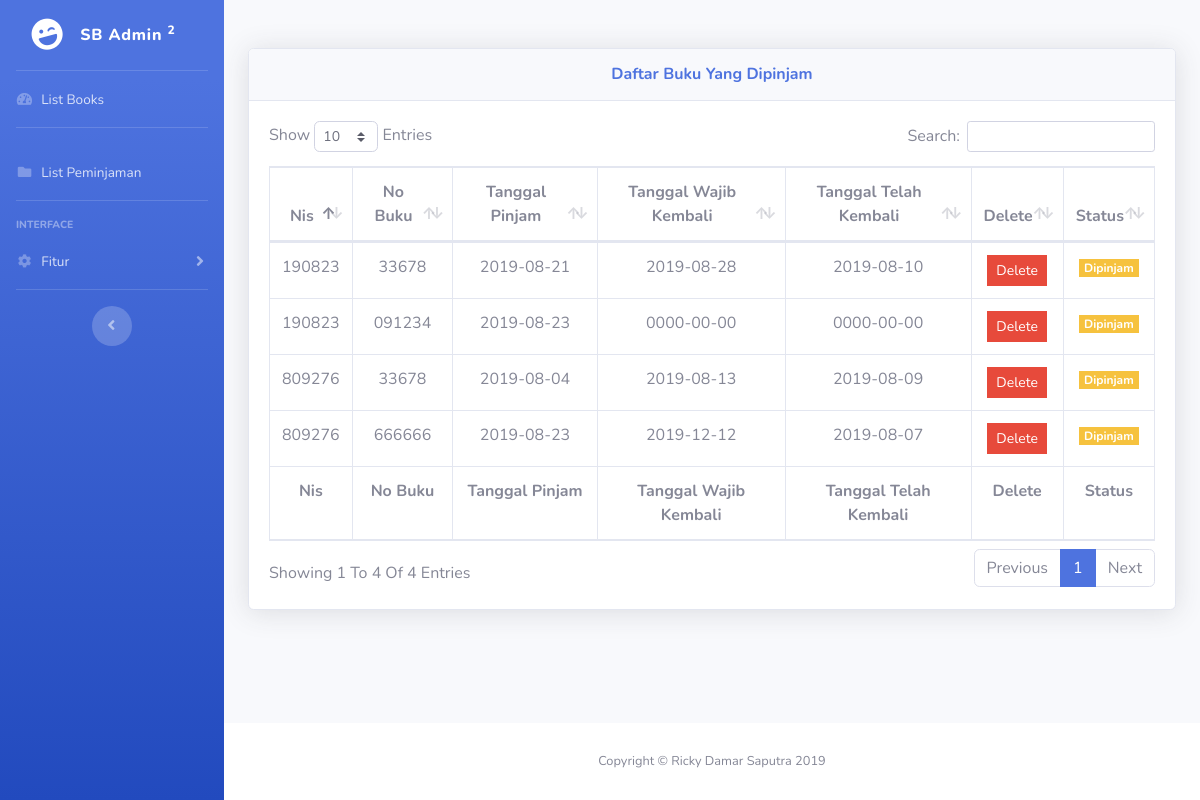
/list_pinjam.php (signed in), run on the app's committed database.
### tables this page shows
CREATE TABLE `tb_peminjam` (
  `no_pinjam` int(11) NOT NULL,
  `nis` varchar(6) NOT NULL,
  `no_buku` varchar(6) NOT NULL,
  `tgl_pinjam` date NOT NULL,
  `tgl_wajib_kembali` date NOT NULL,
  `tgl_telah_kembali` date NOT NULL
);

### functions.php (called while the page is built, shortened)
<?php
$conn = mysqli_connect('localhost', 'root', '', 'db_perpustakaan');
function index($query)
{
    global $conn;
    $result = mysqli_query($conn, $query);
    $rows = [];
    while ($row = mysqli_fetch_assoc($result)) {
        $rows[] = $row;
    }
    return $rows;
}

### list_pinjam.php (the view, shortened to what this page needs)
<?php
require 'functions.php';
$peminjams = index("SELECT * FROM tb_peminjam");
?>
<!DOCTYPE html>
<html lang="en">
<head>
  <link href="vendor/fontawesome-free/css/all.min.css" rel="stylesheet" type="text/css">
  <link href="css/sb-admin-2.min.css" rel="stylesheet">
  <link href="vendor/datatables/dataTables.bootstrap4.min.css" rel="stylesheet">
  <link href="css/style.css" rel="stylesheet">
</head>
<body id="page-top">
  <div id="wrapper">
    <ul class="navbar-nav bg-gradient-primary sidebar sidebar-dark accordion" id="accordionSidebar">
      <a class="sidebar-brand d-flex align-items-center justify-content-center" href="index.php">
        <div class="sidebar-brand-icon rotate-n-15">
          <i class="fas fa-laugh-wink"></i>
        </div>
        <div class="sidebar-brand-text mx-3">SB Admin <sup>2</sup></div>
      </a>
      <hr class="sidebar-divider my-0">
      <li class="nav-item">
        <a class="nav-link" href="index.php">
          <i class="fas fa-fw fa-tachometer-alt"></i>
          <span>List Books</span></a>
      </li>
      <hr class="sidebar-divider">
      <li class="nav-item">
        <a class="nav-link" href="list_pinjam.php">
          <i class="fas fa-fw fa-folder"></i>
          <span>list peminjaman</span>
        </a>
      </li>
      <hr class="sidebar-divider">
      <div class="sidebar-heading">
        Interface
      </div>
      <li class="nav-item">
        <a class="nav-link collapsed" href="#" data-toggle="collapse" data-target="#collapseTwo" aria-expanded="true" aria-controls="collapseTwo">
          <i class="fas fa-fw fa-cog"></i>
          <span>Fitur</span>
        </a>
      </li>
      <hr class="sidebar-divider d-none d-md-block">
      <div class="text-center d-none d-md-inline">
        <button class="rounded-circle border-0" id="sidebarToggle"></button>
      </div>
    </ul>
    <div id="content-wrapper" class="d-flex flex-column">
      <div id="content" class="mt-5">
        <div class="container-fluid">
          <div class="card shadow mb-4">
            <div class="card-header py-3">
              <h6 class="m-0 font-weight-bold text-primary text-center">Daftar Buku Yang Dipinjam</h6>
            </div>
            <div class="card-body">
              <div class="table-responsive">
                <table class="table table-bordered text-center" id="dataTable" width="100%" cellspacing="0">
                  <thead>
                    <tr>
                      <th>nis</th>
                      <th>no buku</th>
                      <th>tanggal pinjam</th>
                      <th>tanggal wajib kembali</th>
                      <th>tanggal telah kembali</th>
                      <th>delete</th>
                      <th>status</th>
                    </tr>
                  </thead>
                  <tfoot>
                    <tr>
                      <th>nis</th>
                      <th>no buku</th>
                      <th>tanggal pinjam</th>
                      <th>tanggal wajib kembali</th>
                      <th>tanggal telah kembali</th>
                      <th>delete</th>
                      <th>status</th>
                    </tr>
                  </tfoot>
                  <tbody>
                    <?php foreach ($peminjams as $peminjam) : ?>
                    <tr>
                      <td><?= $peminjam["nis"]; ?></td>
                      <td><?= $peminjam["no_buku"]; ?></td>
                      <td><?= $peminjam["tgl_pinjam"]; ?></td>
                      <td><?= $peminjam["tgl_wajib_kembali"]; ?></td>
                      <td><?= $peminjam["tgl_telah_kembali"]; ?></td>
                      <th>
                        <a href="delete_pinjam.php?no_pinjam=<?= $peminjam["no_pinjam"]; ?>" class="btn btn-danger btn-sm">delete</a>
                      </th>
                      <?php if ($peminjam["tgl_pinjam"] === $peminjam["tgl_wajib_kembali"]) : ?>
                      <th><span class="badge badge-success">dikembalikan</span></th>
                      <?php else : ?>
                      <th><span class="badge badge-warning">dipinjam</span></th>
                      <?php endif; ?>
                    </tr>
                    <?php endforeach; ?>
                  </tbody>
                </table>
              </div>
            </div>
          </div>
        </div>
      </div>
      <footer class="sticky-footer bg-white">
        <div class="container my-auto">
          <div class="copyright text-center my-auto">
            <span>Copyright &copy; Ricky Damar Saputra 2019</span>
          </div>
        </div>
      </footer>
    </div>
  </div>
</body>
</html>

### css/style.css (style rules this page uses)
* { text-transform: capitalize; }
.btn, .badge { border-radius: 0; }

### data on the page
tb_peminjam: nis "809276", no_buku "33678", tgl_pinjam "2019-08-04", tgl_wajib_kembali "2019-08-13", tgl_telah_kembali "2019-08-09", shows "Dipinjam"
tb_peminjam: nis "190823", no_buku "33678", tgl_pinjam "2019-08-21", tgl_wajib_kembali "2019-08-28", tgl_telah_kembali "2019-08-10", shows "Dipinjam"
tb_peminjam: nis "809276", no_buku "666666", tgl_pinjam "2019-08-23", tgl_wajib_kembali "2019-12-12", tgl_telah_kembali "2019-08-07", shows "Dipinjam"
tb_peminjam: nis "190823", no_buku "091234", tgl_pinjam "2019-08-23", tgl_wajib_kembali "0000-00-00", tgl_telah_kembali "0000-00-00", shows "Dipinjam"
